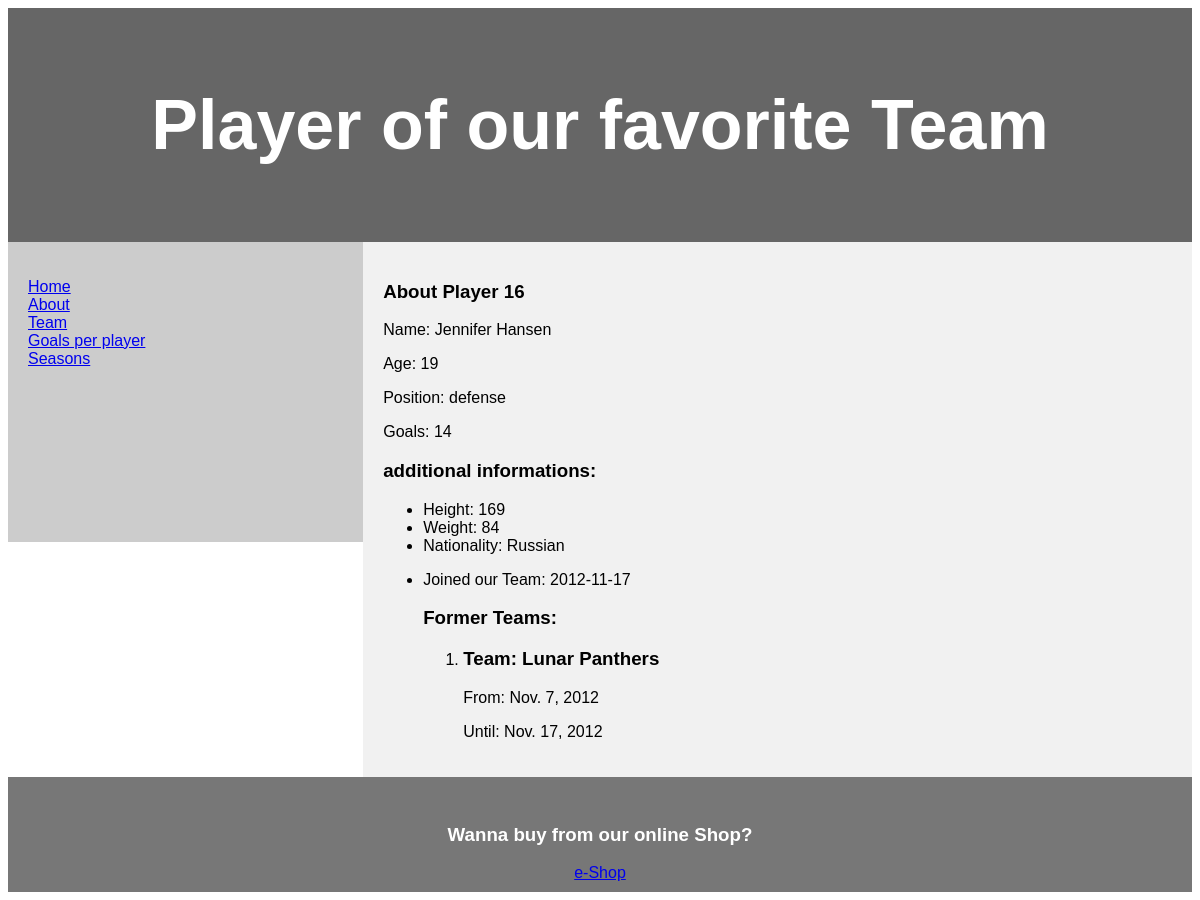
The app's page /team/16/ with its own data.
### team/models.py (models this page shows, shortened)
class Player(models.Model):
    POSITIONS = [
        ("goalkeeper", "Goal Keeper"),
        ("forward", "Forward"),
        ("defense", "Midfielder"),
        ("striker", "Striker"),
        ("substitute", "Substitute")
    ]
    name = models.CharField(max_length=100)
    age = models.PositiveIntegerField()
    position = models.CharField(max_length=100, choices=POSITIONS)
    teams = models.ManyToManyField(Team, through="TeamReg")
    profile = models.OneToOneField(PlayerProfile, on_delete=models.CASCADE, null=True)

class PlayerProfile(models.Model):
    height = models.PositiveIntegerField()
    weight = models.PositiveIntegerField()
    nationality = models.CharField(max_length=100)

class TeamReg(models.Model):
    player = models.ForeignKey(Player, on_delete=models.CASCADE)
    team = models.ForeignKey(Team, on_delete=models.CASCADE)
    from_date = models.DateField()
    to_date = models.DateField()

class Team(models.Model):
    name = models.CharField(max_length=100)
    town = models.CharField(max_length=100)
    color = models.CharField(max_length=100)

### team/views.py (the view)
# urls.py: path("team/<int:player_id>/", PlayerPageView.as_view(), name="player_data"),
class PlayerPageView(TemplateView):
    template_name = "player.html"
    def get_context_data(self, player_id):
        player = Player.objects.get(id=player_id)
        context = {
            "player":player,
            "goals": GoalsScored.objects.filter(player=player).count(),
            "navs": mark_safe(top_links(reverse("player_data", args=[1]))),
            "foot": mark_safe(shop_link())
        }
        if player.teams.exists():
            context["teams"] = mark_safe(f"<p>Joined our Team: {player.teamreg_set.last().to_date}</p><h3>Former Teams:</h3>")
        else:
            context["teams"] = "Joined our Team from the very beginning."
        return context

### team/views.py (called while the page is built)
def shop_link():
    url=reverse("eshop_home")
    return f"""</br>
                <h3>Wanna buy from our online Shop?</h3>
                <a href={url}>e-Shop</a>"""

def top_links(exclude_request):
    urls =[
        (reverse("home_page"), "Home"),
        (reverse("about_page"), f"About"),
        (reverse("team_page"), f"Team"),
        (reverse("scores_page"), f"Goals per player"),
        (reverse("seasons_page"), f"Seasons")
    ]
    returnded_urls = ""
    for url in [url for url in urls if not url[0] == exclude_request]:
        returnded_urls += f"<a href={url[0]}>{url[1]}</a></br>"
    return returnded_urls

### team/templates/player.html
{% extends "basepage.html" %}
{% block head %}
Player of our favorite Team
{% endblock head %}
{% block nav %}
{{navs}}
{% endblock nav %}
{% block content %}
<h1>About Player {{player.id}}</h1>
<p>Name: {{player.name}}</p>
<p>Age: {{player.age}}</p>
<p>Position: {{player.position}}</p>
<p>Goals: {{goals}}</p>
<h3>additional informations:</h3>
<ul>
    <li>Height: {{player.profile.height}}</li>
    <li>Weight: {{player.profile.weight}}</li>
    <li>Nationality: {{player.profile.nationality}}</li>
    <li>{{teams}}</li>
    <ol>
        {% for team_reg in player.teamreg_set.all %}
        <li>
            <h3>Team: {{team_reg.team.name}}</h3>
            <p>From: {{team_reg.from_date}}</p>
            <p>Until: {{team_reg.to_date}}</p>
        </li>
        {% endfor %}
    </ol>
</ul>
{% endblock content %}
{% block foot %}
{{foot}}
{% endblock foot %}

### team/templates/basepage.html (style rules this page uses)
* { box-sizing: border-box; }
body { font-family: Arial, Helvetica, sans-serif; }

### records on screen
Player: id "16", name "Jennifer Hansen", age "19", position "defense", profile.height "169", profile.weight "84", profile.nationality "Russian"
TeamReg: team.name "Lunar Panthers", from_date "Nov. 7, 2012", to_date "Nov. 17, 2012"

### other values on screen
{{ navs }} "Home About Team Goals per player Seasons"
{{ goals }} "14"
{{ teams }} "Joined our Team: 2012-11-17 Former Teams:"
{{ foot }} "Wanna buy from our online Shop? e-Shop"
